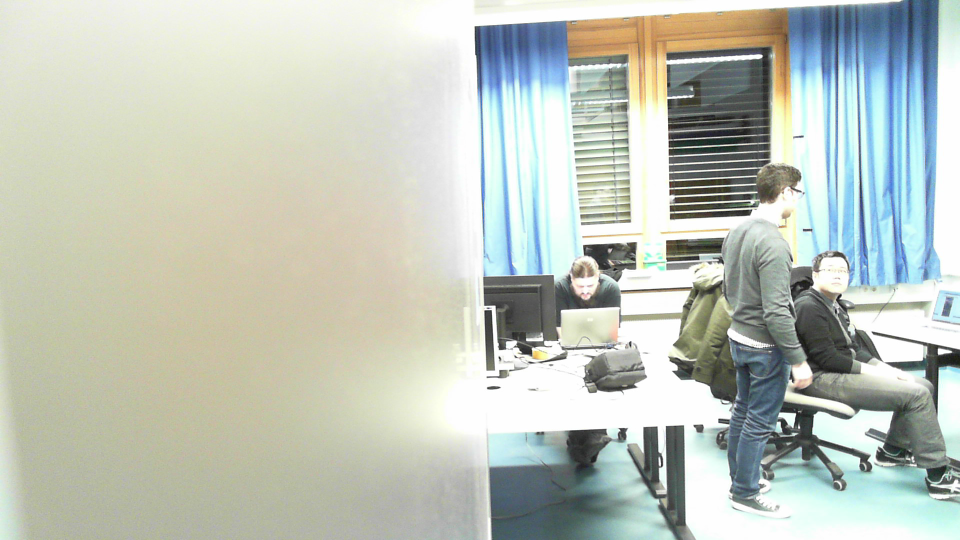
#> input picture images/corner1.png, 1920 x 1080 px, given in place of c2_image000.png, which was not available (shown at 1/2 size)
$ python markerDetection.py   (Python 2 division)
#> lines starting #> are read from the running program, lines starting #| are printed output that depends on the picture; pictures that were not available may be replaced by others from this repository, and a replacement may not be noted
### ROI42.py
# -*- coding: utf-8 -*-
"""
Created on Fri Jan  9 17:28:42 2015

@author: Argentina Ortega Sáinz

Adapted from the code found at http://aroberge.blogspot.de/2014/11/practical-python-and-opencv-review-part_25.html
"""

import cv2
import copy

WIDTH = 640
HEIGHT = 480
SELECT_COLOUR = (255, 0, 0)  # blue
SAVE_COLOUR = (0, 255, 0)    # green
_x1 = _y1 = _x2=_y2 = 0
_original = _cropped = None
_clicked = False

img = 'images/frames/blue/c2_image000.png'
im = cv2.imread(img)
#> im is the input picture: shape (1080, 1920, 3); mean B, G, R 187, 197.4, 190.9
im1 = cv2.resize(im,(640,480))
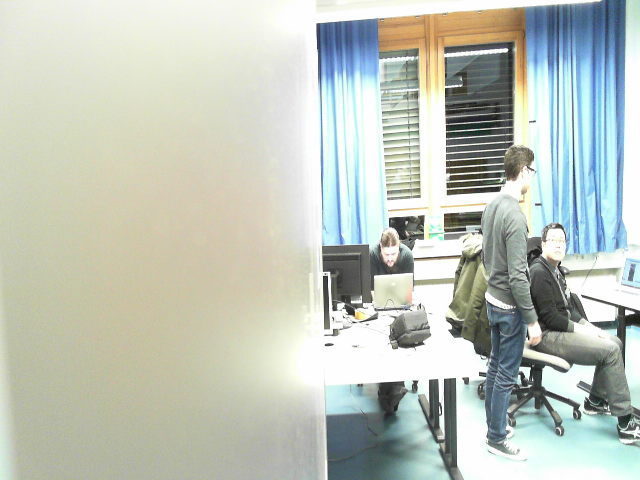
#> im1: shape (480, 640, 3); mean B, G, R 187, 197.4, 190.9
im1 = cv2.GaussianBlur(im1,(5,5),0)

# [62 lines left out: functions init, paintROI, showCroppedImg, mouseROI, getROI, not called in this run]


# [2 lines that do not run on import are left out]

### markerDetection.py
__author__ = 'laverden'


import numpy as np
import cv2 as cv
import glob
import Color as Color
import circleDetection as Circle
import ROISelection as Cropper
import projection as Artist
import matplotlib.pyplot as plt


# [69 lines left out: functions diff_frame, diff_frame_hsv, detect_background, not called in this run]


def get_corners(display):
    cam1 = sorted(np.array(glob.glob("images/setup/corners/c1_corner*.png")))
    cam2 = sorted(np.array(glob.glob("images/setup/corners/c2_corner*.png")))
    bck_g1 = cv.imread("images/setup/background/background1.png")
    bck_g2 = cv.imread("images/setup/background/background2.png")

    corners_1 = []
    corners_2 = []
    lim1 = [0,0,985,bck_g1.shape[0]]
    lim2 = [0,740,bck_g2.shape[1], 990]

    for f1, f2 in zip(cam1, cam2):
        im1 = cv.imread(f1)
        im2 = cv.imread(f2)
        diff1 = diff_frame(bck_g1, im1, display=False)
        diff2 = diff_frame(bck_g2, im2, display=False)
        ret1, binary1 = cv.threshold(diff1, 0, 255, cv.THRESH_BINARY+cv.THRESH_OTSU)
        ret2, binary2 = cv.threshold(diff2, 0, 255, cv.THRESH_BINARY+cv.THRESH_OTSU)

        ret1, c1 = circles_by_contour(binary1, None, lim1, auto_threshold=False, full_display=False)
        ret2, c2 = circles_by_contour(binary2, None, lim2, auto_threshold=False, full_display=False)
        Circle.draw_one_circle(im1, c1)
        Circle.draw_one_circle(im2, c2)
        corners_1.append(c1[0:2])
        corners_2.append(c2[0:2])
        if display:
            cv.namedWindow("Images", cv.WINDOW_NORMAL)
            cv.imshow("Images", np.hstack((im1, im2)))
            cv.namedWindow("Binary", cv.WINDOW_NORMAL)
            cv.imshow("Binary", np.hstack((binary1, binary2)))
            cv.waitKey(0)
            cv.destroyAllWindows()

    if display:
        print "Corners SideView:\n", corners_1
        print "\nCorners TopView:\n", corners_2

    return corners_1, corners_2


def refine_roi(corner1, corner2):
    d = 60
    roi1 = np.array([corner1[0][0]-d, corner1[0][1]-d, corner1[2][0]+d, corner1[2][1]+d])
    roi2 = np.array([corner2[1][0]-d, corner2[1][1]-d, corner2[0][0]+d, corner2[0][1]+d])
    return roi1, roi2


# [60 lines left out: function circles_by_contour, not called in this run]


def main():
    print "VIRTUAL BOARD\n"
    i = 10
    dir_name = "images/frames/blue/"
    color_ball = 'b'
    # 1 for color-mask, 2 for background-segmentation
    detector = 2
    roi_method = 'auto'
    files1 = sorted(np.array(glob.glob(dir_name + "c1_image*.png")))
    files2 = sorted(np.array(glob.glob(dir_name + "c2_image*.png")))
    bck_g1 = cv.imread("images/setup/background/background1.png")
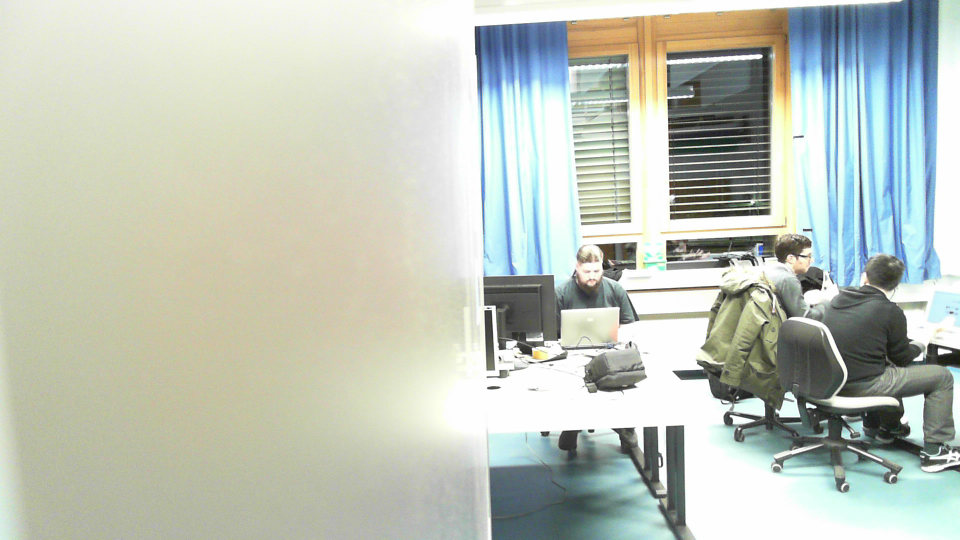
#> input picture images/background1.png, 1920 x 1080 px, found by its file name (shown at 1/2 size)
#> bck_g1 is the input picture: shape (1080, 1920, 3); mean B, G, R 186.1, 197.6, 190.9
    bck_g2 = cv.imread("images/setup/background/background2.png")
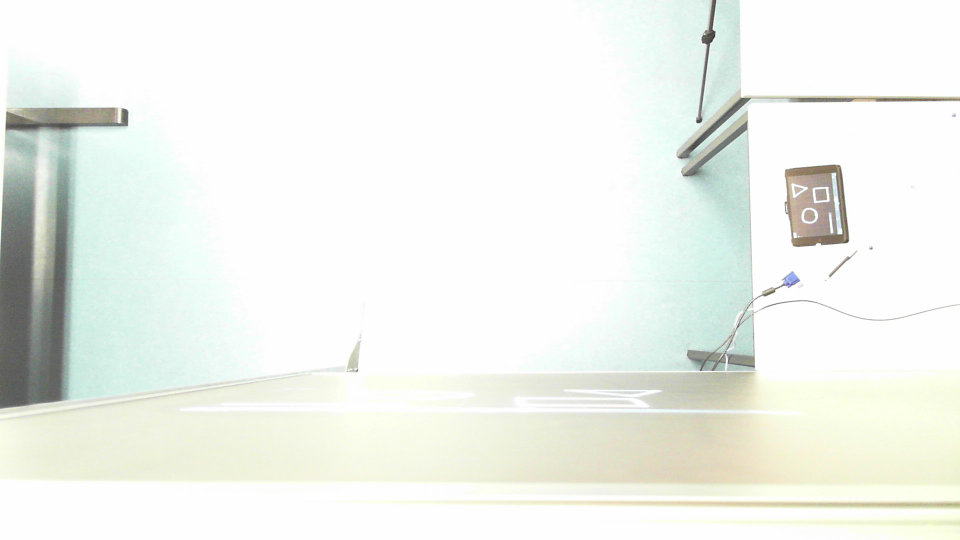
#> input picture images/background2.png, 1920 x 1080 px, found by its file name (shown at 1/2 size)
#> bck_g2 is the input picture: shape (1080, 1920, 3); mean B, G, R 236.9, 242.7, 239.2

    print "Directory: ", dir_name
    print "Color: ", color_ball
    print "Detector Method: ", detector
    print "ROI Method: ", roi_method
    ###################################################################
    ## CONTOUR METHOD APPLYING COLOR MASK OVER ALL FRAMES
    ###################################################################
    total_frames = len(files1)
    frame_number = 0

    if roi_method == 'auto':
        cor1, cor2 = get_corners(display=False)
        roi1_xy, roi2_xy = refine_roi(cor1, cor2)
    else:
        cal_frame1 = cv.imread(files1[0])
        cal_frame2 = cv.imread(files2[0])
        # WHAT: roi_xy = [x1, y1, x2, y2]
        roi1_xy = np.array([0, 0, cal_frame1.shape[1], cal_frame1.shape[0]])
        roi1_xy[0], roi1_xy[1], roi1_xy[2], roi1_xy[3] = Cropper.getROI(cal_frame1)
        roi2_xy = np.array([0, 0, cal_frame2.shape[1], cal_frame2.shape[0]])
        roi2_xy[0], roi2_xy[1], roi2_xy[2], roi2_xy[3] = Cropper.getROI(cal_frame2)

    cv.namedWindow("MarkerSide", cv.WINDOW_NORMAL)
    cv.namedWindow("MarkerTop", cv.WINDOW_NORMAL)
    cv.namedWindow("Canvas", cv.WINDOW_NORMAL)
    Artist.init()
    plt.figure()
    while frame_number < total_frames:
        if detector == 1:
            c, center = circles_by_contour(cv.imread(files1[frame_number]), c=color_ball, roi=roi1_xy,
                                           auto_threshold=True, full_display=False)
            c2, center2 = circles_by_contour(cv.imread(files2[frame_number]), c=color_ball, roi=roi2_xy,
                                             auto_threshold=True, full_display=False)
        else:
            #diff1 = diff_frame(bck_g1, cv.imread(files1[frame_number]), display=False)
            #diff2 = diff_frame(bck_g2, cv.imread(files2[frame_number]), display=False)
            diff1 = diff_frame_hsv(bck_g1, cv.imread(files1[frame_number]), display=False, component=2)
            diff2 = diff_frame_hsv(bck_g2, cv.imread(files2[frame_number]), display=False, component=2)

            '''
            dd1 = diff1[roi1_xy[1]:roi1_xy[3], roi1_xy[0]:roi1_xy[2]]
            dd2 = diff2[roi2_xy[1]:roi2_xy[3], roi2_xy[0]:roi2_xy[2]]
            ret11, binary11 = cv.threshold(dd1, 0, 255, cv.THRESH_BINARY+cv.THRESH_OTSU)
            ret22, binary22 = cv.threshold(dd2, 0, 255, cv.THRESH_BINARY+cv.THRESH_OTSU)
            median1 = cv.medianBlur(binary11, 3)
            median2 = cv.medianBlur(binary22, 3)
            roi1_none = np.array([0, 0, median1.shape[1], median1.shape[0]])
            roi2_none = np.array([0, 0, median2.shape[1], median2.shape[0]])
            r1, center = circles_by_contour(median1, None, roi1_none, auto_threshold=False, full_display=False)
            r2, center2 = circles_by_contour(median2, None, roi2_none, auto_threshold=False, full_display=False)
            center = center + np.array([roi1_xy[0], roi1_xy[1], 0])
            center2 = center2 + np.array([roi2_xy[0], roi2_xy[1], 0])
            '''

            #ret1, binary1 = cv.threshold(diff1, 0, 255, cv.THRESH_BINARY+cv.THRESH_OTSU)
            #ret2, binary2 = cv.threshold(diff2, 0, 255, cv.THRESH_BINARY+cv.THRESH_OTSU)
            ret1, binary1 = cv.threshold(diff1, 50, 255, cv.THRESH_BINARY)
            ret2, binary2 = cv.threshold(diff2, 50, 255, cv.THRESH_BINARY)
            r1, center = circles_by_contour(binary1, None, roi1_xy, auto_threshold=False, full_display=False)
            r2, center2 = circles_by_contour(binary2, None, roi2_xy, auto_threshold=False, full_display=False)
            c = cv.imread(files1[frame_number])
            c2 = cv.imread(files2[frame_number])
            Circle.draw_one_circle(c, center)
            Circle.draw_one_circle(c2, center2)

        virtual, point = Artist.project_on_board(center[1], center2[0], color_ball)
        # [9 lines of commented-out code are left out]
        plt.scatter(point[0], -point[1]+virtual.shape[0], c=color_ball)
        #plt.scatter(center2[0], -center[1], c='b')
        k = cv.waitKey(10) & 0XFF
        if k == 27:
            cv.destroyAllWindows()
            break
        frame_number += 1
    cv.waitKey(10)

    cv.destroyAllWindows()
    #cv.imwrite("images/results/result%d_board.jpg" % i, virtual)
    plt.xlim([0, 2000])
    plt.ylim([0, 1125])
    txt = "\ndetec=%d, roi=%s" % (detector, roi_method)
    plt.title(dir_name+txt)
    #plt.savefig('images/results/result%d_plot.jpg' % i)
    plt.show()


if __name__ == "__main__":
#> (the run stopped early here; a loop or call above may not have finished)
